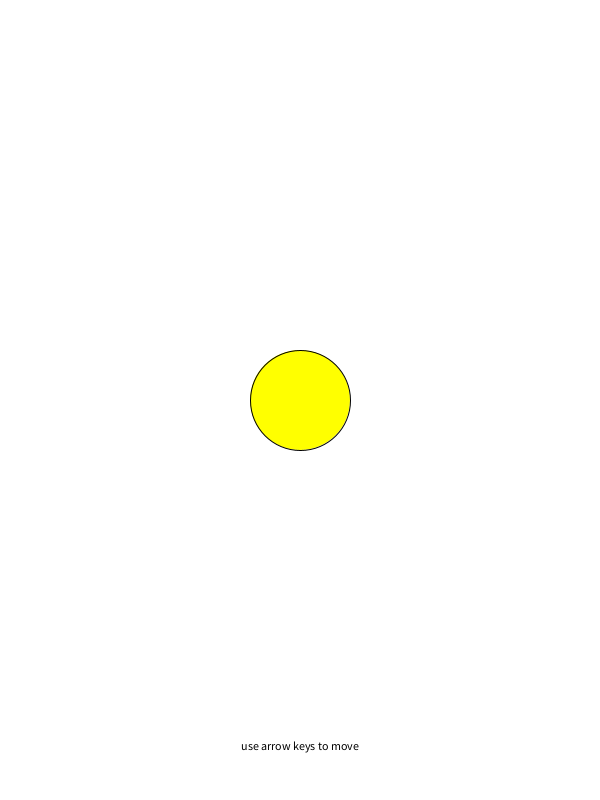
Frame 1 (no input)
Frame 60 (the mouse pressed at the canvas centre just before this capture): identical to frame 1, image omitted
Frame 120 (the mouse held since frame 60 and released just before this capture): identical to frame 1, image omitted

The Processing sketch that drew this single still picture (run headless with seeded random() and noise(); from frame 60 on, the mouse is pressed at the canvas centre):

// Processing sketch: processing_29835
// ── processing_29835.pde

int x;
int y;
int speed=15;
int diam=100;

void setup (){
  size(600,800);
  smooth();
  x=width/2;
  y=height/2;
  
}


void draw(){
  
  
  background(255);
  fill(0);
  textAlign(CENTER);
  text("use arrow keys to move", width/2, height-50);
  fill(255,255,0);
  ellipse(x,y,diam,diam);

if (x>width-diam/2){
 x=width-diam/2;
} 
if (y>height-diam/2){
 y=height-diam/2;
}
if (x<diam/2){
 x=diam/2;
} 
if (y<diam/2){
 y=diam/2;
}



else
if (keyPressed){
   if (keyCode == RIGHT) {
    x=x+speed;    
   } 
  if (keyCode == LEFT) {
    x=x-speed;    
   }
  if (keyCode == UP) {
    y=y-speed;    
   }
  if (keyCode == DOWN) {
    y=y+speed;    
   }
}
} 
